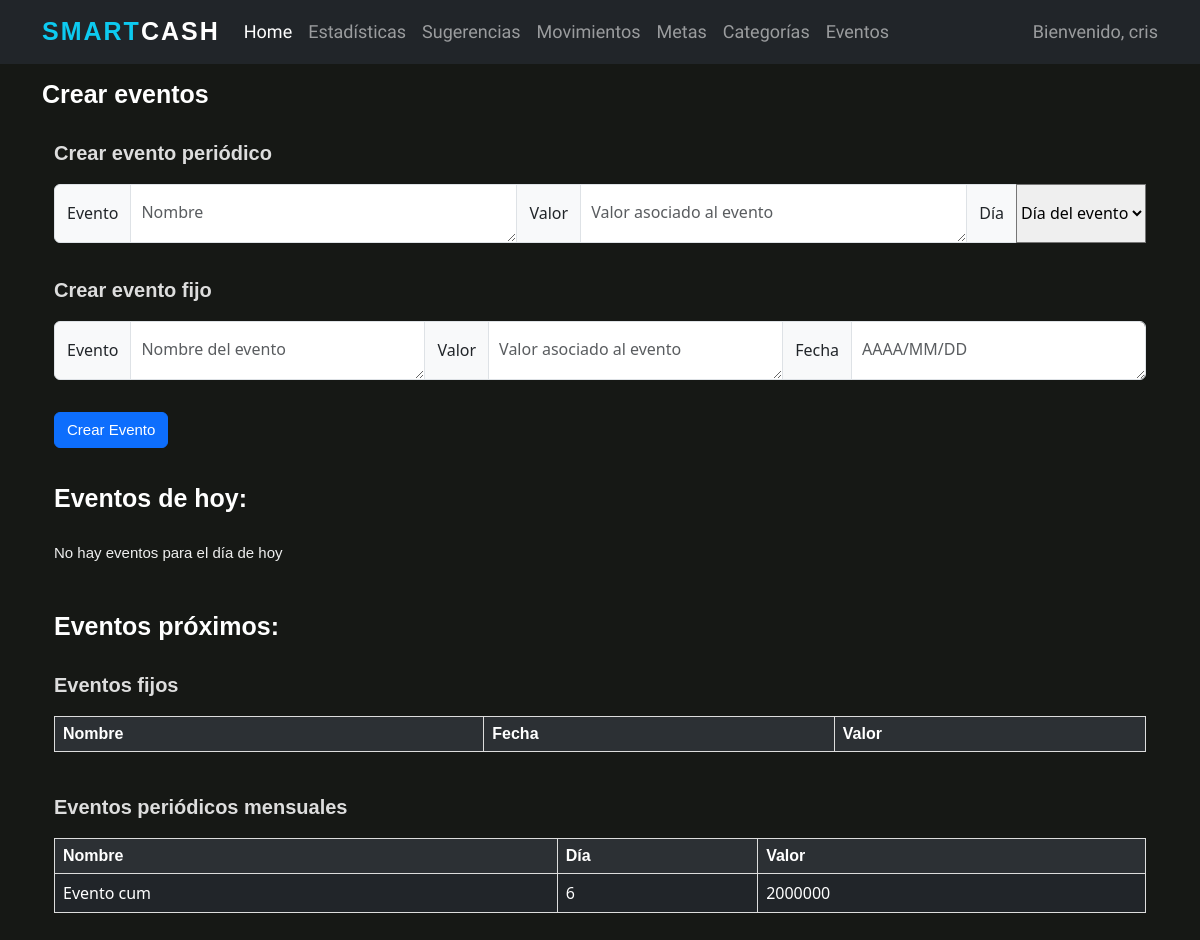
/events/ (signed in), run on the app's committed database.
### wallet/models.py (models this page shows, shortened)
class EventoPeriodico(models.Model):
    usuario = models.ForeignKey(User, on_delete=models.CASCADE)
    nombre = models.CharField(max_length=100)
    dia = models.IntegerField()
    cantidad = models.IntegerField()

### wallet/views.py (the view)
# urls.py: path('events/', wallet_views.events, name='events'),
def events(request):
    connection.current_user = request.user
    periodic_event_name = request.GET.get('periodic_event_name')
    periodic_event_value = request.GET.get('periodic_event_value')
    periodic_event_day = request.GET.get('periodic_event_day')
    event_name = request.GET.get('event_name')
    event_value = request.GET.get('event_value')
    event_date = request.GET.get('event_date')
    if periodic_event_day and periodic_event_value and periodic_event_name:
        connection.create_event(1, periodic_event_name, periodic_event_value, periodic_event_day, request.user)
    if event_name and event_value and event_date:
        connection.create_event(0, event_name, event_value, event_date, request.user)
    user_events = connection.search_events(request.user)
    user_periodic_events = connection.search_periodic_events(request.user)
    day_events = connection.search_day_events(user_periodic_events, user_events)
    return render(request, 'registration/events.html',
                  {'days': range(1, 32), 'periodic_event_name': periodic_event_name,
                   'periodic_event_value': periodic_event_value, 'periodic_event_day': periodic_event_day,
                   'event_name': event_name, 'event_value': event_value, 'event_date': event_date,
                   'user_events': user_events, 'user_periodic_events': user_periodic_events, 'day_events': day_events,
                   'today': date.today().day})

### wallet/connection.py (called while the page is built)
def search_periodic_events(user):
    events = EventoPeriodico.objects.all().filter(usuario=user)
    return events

def search_events(user):
    events = EventoFijo.objects.all().filter(usuario=user)
    return events

def search_day_events(periodic, events):
    current_date = date.today()
    ans = []
    if periodic:
        for event in periodic:
            if event.dia == current_date.day:
                ans.append(event)
    if events:
        for event in events:
            if event.fecha == current_date:
                ans.append(event)
    return ans

### wallet/templates/registration/events.html (shortened to what this page needs)
{% extends 'base.html' %}
{% load static %}
    {% block content %}
<br><br><br>
<div id="eventos"class="form-text">Crear eventos</div>
<form action="">
    <div class="container">
        <br>
        <p id = "movimientos">Crear evento periódico</p>
        <div class="input-group mb-3">
            <span class="input-group-text mb-3">Evento</span>
            <textarea class="form-control mb-3" aria-label="With textarea" placeholder="Nombre"
                      name="periodic_event_name"></textarea>
            <span class="input-group-text mb-3">Valor</span>
            <textarea class="form-control mb-3" aria-label="With textarea"
                      placeholder="Valor asociado al evento" name="periodic_event_value"></textarea>
            <label class="input-group-text mb-3" for="inputGroupSelect01">Día</label>
            <select class="custom-select mb-3" id="inputGroupSelect01" name="periodic_event_day">
                <option selected>Día del evento</option>
            </select>
        </div>
    </div>
    <div class="container">
        <p id = "movimientos">Crear evento fijo</p>
        <div class="input-group mb-3">
            <span class="input-group-text mb-3">Evento</span>
            <textarea class="form-control mb-3" aria-label="With textarea" placeholder="Nombre del evento"
                      name="event_name"></textarea>
            <span class="input-group-text mb-3">Valor</span>
            <textarea class="form-control mb-3" aria-label="With textarea"
                      placeholder="Valor asociado al evento" name="event_value"></textarea>
            <span class="input-group-text mb-3">Fecha</span>
            <textarea class="form-control mb-3" aria-label="With textarea" placeholder="AAAA/MM/DD"
                      name="event_date"></textarea>
        </div>
        <button type="submit" class="btn btn-primary mb-3">Crear Evento</button>
    </div>
</form>
<div class="container">
    <div id="eventos"class="form-text">Eventos de hoy:</div>
    <br>
    {% if not day_events %}
    <p id="categorias">No hay eventos para el día de hoy</p>
    {% endif %}
    <br>
<div id="eventos"class="form-text">Eventos próximos:</div>
<br>
<p id = "movimientos">Eventos fijos</p>
<table class="table table-striped table-dark">
        <tr>
            <th>Nombre</th>
            <th>Fecha</th>
            <th>Valor</th>
        </tr>
    </table>
    <br>
    <p id = "movimientos">Eventos periódicos mensuales</p>
    <table class="table table-striped table-dark">
        <tr>
            <th>Nombre</th>
            <th>Día</th>
            <th>Valor</th>
        </tr>
        {% for event in user_periodic_events %}
        <tr>
            <td>{{ event.nombre }}</td>
            <td>{{ event.dia }}</td>
            <td>{{ event.cantidad }}</td>
        </tr>
        {% endfor %}
    </table>
<br>
</div>
{% endblock content %}

### smartcash/templates/base.html (shortened to what this page needs)
{% load static %}
<html lang="en">
<head>
    <link href="https://cdn.jsdelivr.net/npm/bootstrap@5.3.0-alpha1/dist/css/bootstrap.min.css" rel="stylesheet"
>
    <link rel="stylesheet" href="https://cdn.jsdelivr.net/npm/bootstrap-icons@1.7.2/font/bootstrap-icons.css">
    <link rel="stylesheet" type="text/css" href="{% static 'css/style.css' %}"/>
</head>
<body>
    <nav class="navbar navbar-expand-lg navbar-dark bg-dark fixed-top">
        <div class="container">
            <a href="{% url 'home' %}" class="navbar-brand"> <span class="text-info">Smart</span>Cash</a>
            <div class="collapse navbar-collapse" id="navbarText">
                <ul class="navbar-nav me-auto mb-2 mb-lg-0">
                    <li class="nav-item">
                        <a class="nav-link active" aria-current="page" href="{% url 'home' %}">Home</a>
                    </li>
                    <li class="nav-item">
                        <a class="nav-link" href="{% url 'statistics' %}">Estadísticas</a>
                    </li>
                    <li class="nav-item">
                        <a class="nav-link" href="{% url 'suggestions' %}">Sugerencias</a>
                    </li>
                    <li class="nav-item">
                        <a class="nav-link" href="{% url 'movements' %}">Movimientos</a>
                    </li>
                    <li class="nav-item">
                        <a class="nav-link" href="{% url 'goals' %}">Metas</a>
                    </li>
                    <li class="nav-item">
                        <a class="nav-link" href="{% url 'categoria_list' %}">Categorías</a>
                    </li>
                    <li class="nav-item">
                        <a class="nav-link" href="{% url 'events' %}">Eventos</a>
                    </li>
                </ul>
                <span id="bienvenida" class="navbar-text">
					Bienvenido, {{ user.username }}
				</span>
            </div>
        </div>
</nav>
<div class="container">
    {% block content %}
    {% endblock content %}
</div>
</body>
</html>

### static/css/style.css (style rules this page uses)
#bienvenida { font-family: 'Roboto Condensed', sans-serif; font-size: 18px; }
#categorias { font-family:'Lucida Sans', 'Lucida Sans Regular', 'Lucida Grande', 'Lucida Sans Unicode', Geneva, Verdana, sans-serif; font-size: 15px; color: rgb(238, 238, 238); }
#eventos { font-family:'Lucida Sans', 'Lucida Sans Regular', 'Lucida Grande', 'Lucida Sans Unicode', Geneva, Verdana, sans-serif; font-size: 25px; color: white; font-weight: bold; }
#movimientos { font-family:'Lucida Sans', 'Lucida Sans Regular', 'Lucida Grande', 'Lucida Sans Unicode', Geneva, Verdana, sans-serif; color: rgb(221, 221, 221); font-weight: bold; font-size: 20px; }
table { border-collapse: collapse; width: 100%; }
td, th { border: 1px solid #dddddd; text-align: left; padding: 8px; color: white; }
th { font-family:'Lucida Sans', 'Lucida Sans Regular', 'Lucida Grande', 'Lucida Sans Unicode', Geneva, Verdana, sans-serif; }
tr:nth-child(even) { background-color: #dddddd; }
.form-control { height: 59px; padding: 15px 10; box-sizing: border-box; }
.form-text { font-family: 'Roboto Condensed', sans-serif; color: white; }
.btn { font-family:'Lucida Sans', 'Lucida Sans Regular', 'Lucida Grande', 'Lucida Sans Unicode', Geneva, Verdana, sans-serif; font-size: 15px; }
p { font-family: 'Roboto Condensed', sans-serif; font-size: 17px; }
body { background: #161815; }
.navbar-nav a { font-family: 'Roboto Condensed', sans-serif; font-size: 18px; }
.navbar-dark .navbar-brand { font-family:'Franklin Gothic Medium', 'Arial Narrow', Arial, sans-serif; color: #fff; font-size: 25px; text-transform: uppercase; font-weight: bold; letter-spacing: 2px; }

### data on the page
EventoPeriodico: nombre "Evento cum", dia "6", cantidad "2000000"

### other printed values
{{ user.username }} "cris"
